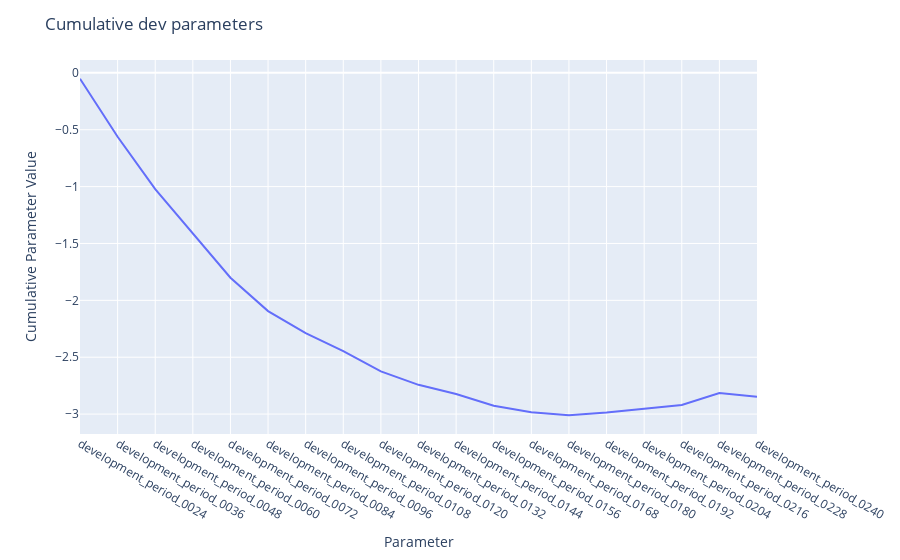

Notebook cell for this chart:
### Code cell
r.tweediecal.PlotParameter('dev')

### Figure 1 — Plotly figure (JSON) as saved in the notebook; plotly's stock layout.template omitted (floating-point values rounded to 4 significant figures)
{"data": [{"customdata": [[-0.05126], [-0.5109], [-0.4599], [-0.3898], [-0.3894], [-0.2933], [-0.194], [-0.1575], [-0.179], [-0.1177], [-0.08139], [-0.1025], [-0.05679], [-0.02723], [0.02456], [0.03215], [0.03353], [0.1048], [-0.0321]], "hovertemplate": "parameter=%{x}<br>cumsum=%{y}<br>value=%{customdata[0]}<extra></extra>", "legendgroup": "", "line": {"color": "#636efa", "dash": "solid"}, "marker": {"symbol": "circle"}, "mode": "lines", "name": "", "orientation": "v", "showlegend": false, "type": "scatter", "x": ["development_period_0024", "development_period_0036", "development_period_0048", "development_period_0060", "development_period_0072", "development_period_0084", "development_period_0096", "development_period_0108", "development_period_0120", "development_period_0132", "development_period_0144", "development_period_0156", "development_period_0168", "development_period_0180", "development_period_0192", "development_period_0204", "development_period_0216", "development_period_0228", "development_period_0240"], "xaxis": "x", "y": [-0.05126, -0.5621, -1.022, -1.412, -1.801, -2.095, -2.289, -2.446, -2.625, -2.743, -2.824, -2.927, -2.983, -3.011, -2.986, -2.954, -2.92, -2.816, -2.848], "yaxis": "y"}], "layout": {"legend": {"tracegroupgap": 0}, "margin": {"t": 60}, "title": {"text": "Cumulative dev parameters"}, "xaxis": {"anchor": "y", "domain": [0, 1], "title": {"text": "Parameter"}}, "yaxis": {"anchor": "x", "domain": [0, 1], "title": {"text": "Cumulative Parameter Value"}}}}
